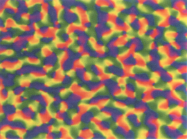
#> input picture mechanistic/orientation-obermayer-fig1.png, 187 x 139 px
$ jupyter execute map_analysis.ipynb   (shell and % lines are left out)   (Python 2 division)   (older library calls are emulated)
#> lines starting #> are read from the running program, lines starting #| are printed output that depends on the picture; long printed decimals are rounded
[cell 1]
import numpy as np
import matplotlib.pyplot as plt
import matplotlib.image as mpimg
from scipy.cluster.vq import kmeans2
import scipy.io
from skimage import color
import colorsys
from scipy.optimize import curve_fit
import time
import cPickle as pickle

[cell 2]
N_pairs = 75
field_size = 16. # degrees

[cell 3]
# load orientation preference map

data = scipy.io.loadmat('orientation-map.mat')
#> (reads mechanistic/orientation-map.mat from the repository)
k_map = data['map']

plt.figure()
plt.imshow(k_map)

[cell 4]
# Orientation map from Oberymayer and Blasdel, 1993:

rgb_img = mpimg.imread('orientation-obermayer-fig1.png')
#> rgb_img is the input picture: shape (139, 187, 4) float32; mean R, G, B, A 0.568, 0.467, 0.367, 1
if rgb_img.shape[2] > 3:
    print "Throwing away the alpha channel..."
    rgb_img = rgb_img[:,:,0:-1]
#> rgb_img: shape (139, 187, 3) float32

hsv_img = np.zeros_like(rgb_img)
for i in range(rgb_img.shape[0]):
    for j in range(rgb_img.shape[1]):
        hsv_img[i,j,:] = colorsys.rgb_to_hsv(rgb_img[i,j,0],rgb_img[i,j,1],rgb_img[i,j,2])
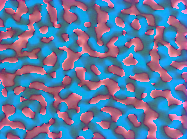
#> hsv_img: shape (139, 187, 3) float32; mean R, G, B 0.383, 0.478, 0.633

inds = np.round(np.linspace(0,rgb_img.shape[0], N_pairs, False)).astype(int)
#> inds = 75 values from 0 to 137
h_chan = hsv_img[:,:,0]
b_map = h_chan[inds[:,np.newaxis],inds+rgb_img.shape[1]-rgb_img.shape[0]]

plt.figure()
# plt.imshow(b_map_full)
# plt.colorbar()
plt.contour(h_chan, 4, colors='k')
plt.title("Orientation Preferences")

plt.figure()
# plt.imshow(b_map)
plt.contour(b_map, 4, colors='k')
plt.title("Cropped blasdel image")

[cell 5]
# Ocular dominance map: from Obermayer and Blasdel, 1993
# which contains images of ocular dominance and orientation preference from the same region

def rgb2gray(rgb):
    return np.dot(rgb[...,:3], [0.299, 0.587, 0.114])

OD_raw = mpimg.imread('ocular-dom-obermayer-fig1.png')
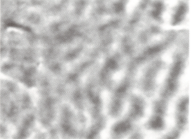
#> input picture mechanistic/ocular-dom-obermayer-fig1.png, 191 x 139 px
#> OD_raw is the input picture: shape (139, 191, 4) float32; mean R, G, B, A 0.753, 0.749, 0.745, 1
OD_gray = rgb2gray(OD_raw)
plt.figure()
plt.imshow(OD_gray, cmap = plt.get_cmap('gray'))
plt.title("Raw OD image - Obermayer and Blasdel, 1993")
plt.colorbar()

OD_img = OD_gray

OD_norm = (OD_img - np.min(OD_img) ) / np.max(OD_img - np.min(OD_img))
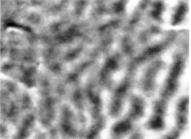
#> OD_norm: shape (139, 191) float64; min 0, max 1, mean 0.591

plt.figure()
plt.imshow(OD_norm, cmap = plt.get_cmap('gray'))
plt.title("Cropped and normalized image")
plt.colorbar()

OD_img_hist, OD_img_bins = np.histogram(OD_norm, bins=256)
#> OD_img_hist = 256 values, max 296 at index 167, min 0 at index 1, mean 103.7; OD_img_bins = 257 values from 0 to 1

OD_img_CDF = np.cumsum(np.array(OD_img_hist).astype(float)/np.sum(OD_img_hist))
#> OD_img_CDF = 256 values from 3.77e-05 to 1

# Scale ocular dominance map based on complex cell distribution in
# layer 3, Hubel and Wiesel 1968, fig. 14, wherein cells are divided into
# 7 groups, 1 meaning total preference for the ipsilateral eye, and 7 for
# total contralateral dominance
# OD_target_dist = np.array([26., 22., 17., 9., 30., 37., 35.]) # complex cell dist
OD_target_dist = np.array([6., 14., 15., 5., 17., 20., 3.]) # layer 3 dist
OD_target_prop = OD_target_dist/np.sum(OD_target_dist)
OD_target_CDF = np.cumsum(OD_target_prop)

ocularity_vals = np.linspace(0,1, len(OD_target_dist), endpoint=True)

boundaries = np.zeros(len(OD_target_dist)-1)
j = 0
for i in range(len(OD_img_CDF)):
    if OD_img_CDF[i] >= OD_target_CDF[j] and j < len(OD_target_dist)-1:
        boundaries[j] = i/256.
        j = j+1
#> after the loop, boundaries = [0.332, 0.469, 0.555, 0.586, 0.676, 0.941]; j = 6

print boundaries
#| [0.332 0.4688    0.5547  0.5859  0.6758 0.9414]

OD_map = np.zeros_like(OD_norm)

for i in range(len(boundaries)):
    if i == 0:
        OD_map[OD_norm <= boundaries[i]] = ocularity_vals[0]
    elif i == len(boundaries)-1:
        OD_map[OD_norm > boundaries[i]] = ocularity_vals[-1]
        OD_map[np.logical_and(OD_norm < boundaries[i], OD_norm >= boundaries[i-1])] = ocularity_vals[-2]
    else:
        OD_map[np.logical_and(OD_norm <= boundaries[i], OD_norm > boundaries[i-1])] = ocularity_vals[i]
#> this loop made 6 passes
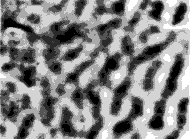
#> OD_map: shape (139, 191) float64; min 0, max 1, mean 0.514


# subsample the Blasdel images to get (approximately) the right scale of OD map
inds = np.round(np.linspace(0,OD_map.shape[0], N_pairs, False)).astype(int)
OD_map_cropped = OD_map[inds[:,np.newaxis],inds+OD_map.shape[1]-OD_map.shape[0]]
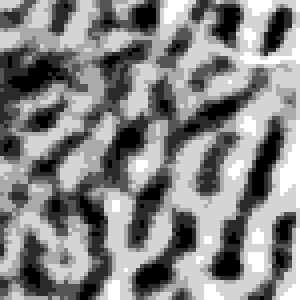
#> OD_map_cropped: shape (75, 75) float64 (shown 4 times larger); min 0, max 1, mean 0.522

plt.figure()
plt.title("Histogram-matched OD map")
plt.imshow(OD_map)
plt.colorbar()

plt.figure()
plt.title("Cropped and scaled OD image")
plt.imshow(OD_map_cropped)

[cell 6]
plt.figure()
plt.title("Ocular dominance histogram for Layer 3 \n Hubel and Wiesel, 1968")
plt.bar(range(1,8), OD_target_dist)

plt.figure()
plt.title("Blasdel image histogram after equilization")
plt.hist(OD_map.ravel(), bins=7, range=(0.0, 1.0), fc='b', ec='k')
#> figure, not shown here; tallest bar 20 high, from x = 5.6 to 6.4
#> figure, not shown here; tallest bar 6721 high, from x = 0.714 to 0.857

[cell 7]
# compare the contour plots of the two orientation maps:
plt.figure()
plt.contour(k_map, 5, colors='r')

plt.figure()
plt.contour(b_map, 6, colors='b')

plt.figure()
plt.contour(OD_map, 1, colors='k')
plt.contour(k_map, 5, colors='r')

[cell 8]
n_contours = 3

plt.figure()
plt.title("Blasdel OP map - True Relations")
plt.contour(b_map, n_contours, colors='k')
plt.contour(OD_map, 1, colors='r')

plt.figure()
plt.title("Kaschube OP map")
plt.contour(k_map, n_contours, colors='k')
plt.contour(OD_map, 1, colors='r')

[cell 9]
plt.figure()
# plt.contour(OD_map, 1, colors='r', linewidths=2)
plt.contourf(OD_map, 1)
plt.contour(h_chan, 4, colors='k')

[cell 10]
# Use the orientation color key from Obermayer and Blasdel to
# produce a continuous orientation map from the image:

h_val_key = np.array([6, 30, 51, 84, 220, 297])
ori_key = np.linspace(0,180,len(h_val_key), endpoint=False)

def exp_f(x, a, b):
    return a*(1-np.exp(-x/b) )

def linear_f(x, a, b):
    return a*x + b

popt, pcov = curve_fit(exp_f, h_val_key, ori_key)

plt.figure()
plt.plot(h_val_key, exp_f(h_val_key, popt[0], popt[1]), 'r--')

popt, pcov = curve_fit(linear_f, h_val_key, ori_key)
plt.plot(h_val_key, linear_f(h_val_key, popt[0], popt[1]), 'g--')
plt.plot(h_val_key, ori_key, 'o')
plt.title('Mapping Hue to Orientation Preference')
plt.xlabel('Hue')
plt.ylabel('Orientation Preference')
# plt.legend(["Parabolic Fit", "Linear Fit", "Data"])

[cell 11]
popt, pcov = curve_fit(exp_f, h_val_key, ori_key)

max_h_val = 359
max_o_val = 179

OP_interp = exp_f(h_chan*max_h_val, popt[0], popt[1])
print np.max(OP_interp), np.min(OP_interp)
#| 146.582 0.0
print np.max(h_chan*max_h_val), np.min(h_chan*max_h_val)
#| 358.609 0.0
print ori_key
plt.figure()
# plt.imshow(OP_interp)
# plt.colorbar()
plt.contour(OP_interp, 10, colors='k')

OP_norm = OP_interp/np.max(OP_interp)*max_o_val

plt.figure()
plt.imshow(OP_norm)
plt.colorbar()
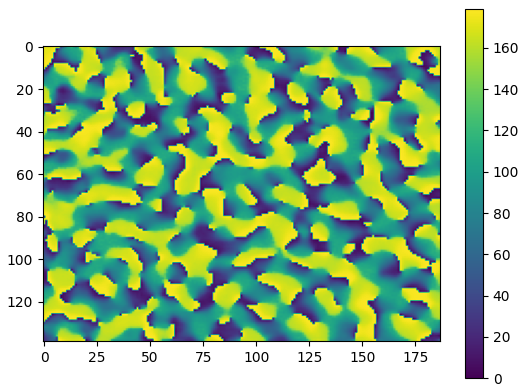
#> figure drawn by matplotlib, 2 panels

[cell 12]
h_chan_hist,bins = np.histogram(h_chan.ravel(), bins=180, normed=True)
#> h_chan_hist = 180 values, max 3.15 at index 45, min 0.0555 at index 89, mean 1; bins = 181 values from 0 to 0.999
h_chan_cdf = h_chan_hist.cumsum()
#> h_chan_cdf = 180 values from 1.25 to 180.2

# use linear interpolation of CDF to find new pixels:
h_eq = np.interp(h_chan.flatten(), bins[:-1], h_chan_cdf)

OP_eq = h_eq.reshape(h_chan.shape)

# Normalize (interpolation results in slightly

plt.figure()
plt.imshow(OP_eq)
plt.colorbar()
plt.title('Blasdel Map - Histogram equalized')

plt.figure()
plt.imshow(h_chan)
plt.colorbar()
plt.title('Blasdel Map - Hue channel')

plt.figure()
plt.plot(h_chan_cdf)
plt.plot(range(180), 'r')

print np.mean(OP_eq)
#| 91.593
print np.max(OP_eq), np.min(OP_eq)
#| 180.196 1.255
#> figure, not shown here; curve peaks at x = 179, y = 180.2; curve peaks at x = 179, y = 179

[cell 13]
plt.figure()
plt.hist(OP_norm.ravel(), bins=180, range=(0.0, 180.0), fc='k', ec='k')
plt.title("Blasdel Map Histogram (Normalized)")

plt.figure()
plt.hist(OP_eq.ravel(), bins=180, range=(0.0, 180.0), fc='k', ec='k')
plt.title("Blasdel Map Histogram (Equalized)")

plt.figure()
plt.hist(k_map.ravel(), bins=180, range=(0.0, 180.0), fc='k', ec='k')
plt.title("Kaschube Map Histogram (From Bryan)")
#> figure, not shown here; tallest bar 897 high, from x = 178 to 179
#> figure, not shown here; tallest bar 237 high, from x = 98 to 99
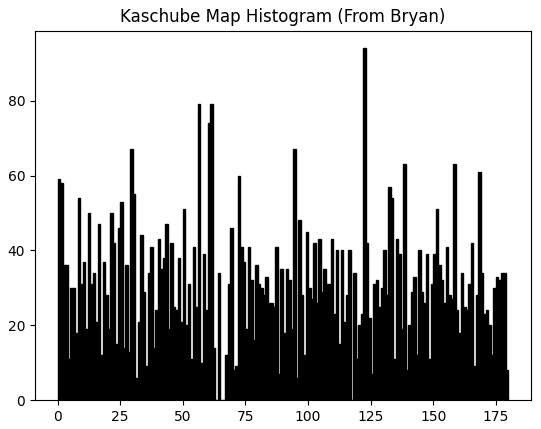
#> figure drawn by matplotlib, 1 panel; tallest bar 94 high, from x = 122 to 123

[cell 14]
filename = 'saved_vars/maps-Nov-13.p'
st = time.time()
pickle.dump([OD_map, OP_eq], open(filename, 'wb') )
print "Elapsed time to pickle maps: %d seconds" % (time.time() - st)

[cell 15]
# we want a uniform distribution of orientation preferences,
# so perform histogram equalization on the interpolated map

# OP_norm = OP_interp/np.max(OP_interp)
OP_norm = h_chan
print "Normalized values: ", np.min(OP_norm), np.max(OP_norm)
#| Normalized values:  0.0 0.9989

plt.figure()
plt.hist(OP_norm.ravel(), bins=180, range=(0.0, 1.0), fc='k', ec='k')
plt.title("Blasdel Interpolated Map Histogram (Normalized)")

OP_img_hist, OP_img_bins = np.histogram(OP_norm, bins=180)
#> OP_img_hist = 180 values, max 454 at index 45, min 8 at index 89, mean 144.4; OP_img_bins = 181 values from 0 to 0.999
OP_img_CDF = np.cumsum(np.array(OP_img_hist).astype(float)/np.sum(OP_img_hist))
#> OP_img_CDF = 180 values from 0.00696 to 1

OP_target_dist = OP_interp.size/180*np.ones(180)
#> OP_target_dist = 180 values from 144 to 144
OP_target_prop = OP_target_dist/np.sum(OP_target_dist)
#> OP_target_prop = 180 values from 0.00556 to 0.00556
OP_target_CDF = np.cumsum(OP_target_prop)
#> OP_target_CDF = 180 values from 0.00556 to 1

plt.figure()
plt.plot(np.arange(180), OP_img_CDF, 'r', label='Interpolated')
plt.plot(np.arange(180), OP_target_CDF, 'b', label='Target')
plt.title('Cumulative density functions')
plt.legend(loc='best')

ori_vals = np.arange(180)

boundaries = np.zeros(len(OP_target_dist)-1)
#> boundaries = 179 values from 0 to 0
j = 0
for i in range(len(OP_img_CDF)):
    if OP_img_CDF[i] >= OP_target_CDF[j] and j < len(OP_target_dist)-1:
        boundaries[j] = i/180.
        j = j+1
#> after the loop, boundaries = 179 values from 0 to 0.994; j = 179

# print boundaries

OP_map_eq = np.zeros_like(OP_norm)

for i in range(len(boundaries)):
    if i == 0:
        OP_map_eq[OP_norm <= boundaries[i]] = ori_vals[0]
    elif i == len(boundaries)-1:
        OP_map_eq[OP_norm > boundaries[i]] = ori_vals[-1]
        OP_map_eq[np.logical_and(OP_norm < boundaries[i], OP_norm >= boundaries[i-1])] = ori_vals[-2]
    else:
        OP_map_eq[np.logical_and(OP_norm <= boundaries[i], OP_norm > boundaries[i-1])] = ori_vals[i]
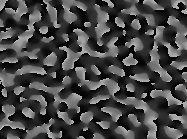
#> OP_map_eq: shape (139, 187) float32; min 0, max 179, mean 69.4

plt.figure()
plt.imshow(OP_map_eq)
plt.colorbar()

plt.figure()
plt.hist(OP_map_eq.ravel(), bins=180, range=(0.0, 180.0), fc='k', ec='k')
plt.title("Blasdel Map - after equalization")
#> figure, not shown here; tallest bar 463 high, from x = 0.25 to 0.256
#> figure, not shown here; curve peaks at x = 179, y = 1; curve peaks at x = 179, y = 1
#> figure, not shown here; tallest bar 443 high, from x = 47 to 48

[cell 16]
n_contours = 3

plt.figure()
plt.title("Blasdel OP map - True Relations")
interp_map_cropped = OP_norm[inds[:,np.newaxis],inds+rgb_img.shape[1]-rgb_img.shape[0]]
plt.contour(interp_map_cropped, n_contours, colors='k')
# plt.contour(OD_map, 1, colors='r')

plt.figure()
plt.title("Kaschube OP map")
plt.contour(k_map, n_contours, colors='k')
# plt.contour(OD_map, 1, colors='r')

[cell 17]
plt.figure()
plt.imshow(interp_map_cropped)
plt.colorbar()

plt.figure()
plt.imshow(k_map)
plt.colorbar()

print np.mean(interp_map_cropped), np.mean(k_map)
#| 0.3803 88.253
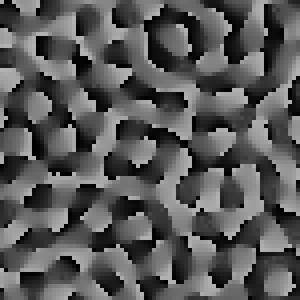
#> k_map: shape (75, 75) float64 (shown 4 times larger); min 0.34, max 179.3, mean 88.3

[cell 18]
plt.figure()
plt.plot(np.arange(0,75), k_map[37,:], 'b', label='Kaschube Map')

plt.figure()
plt.plot(np.arange(0,75), interp_map_cropped[37,:], 'r', label='Cropped Blasdel Map')
#> figure, not shown here; curve peaks at x = 46, y = 172.9
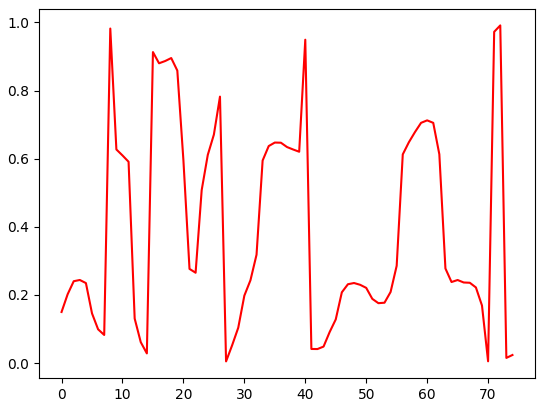
#> figure drawn by matplotlib, 1 panel; curve peaks at x = 72, y = 0.991
